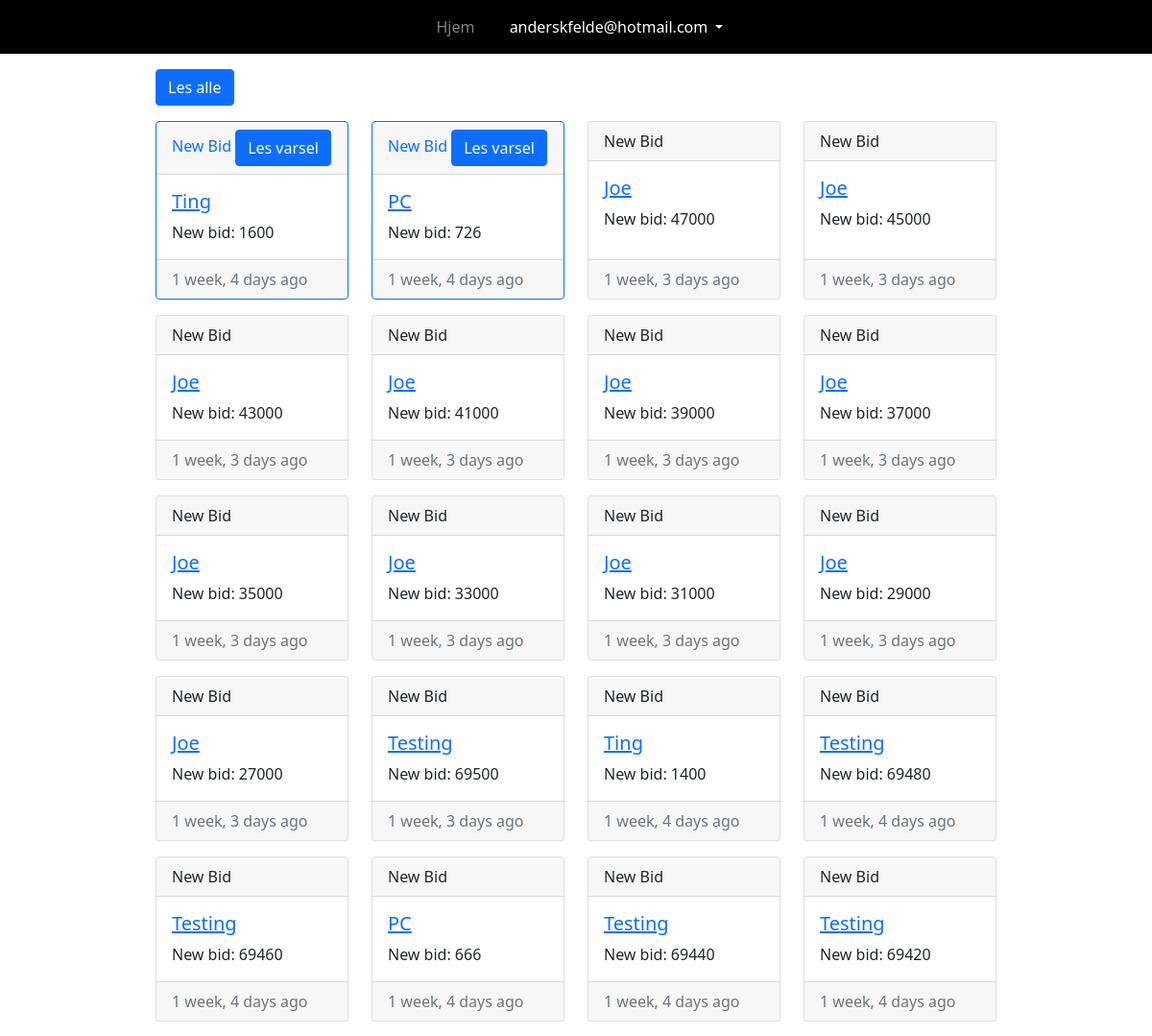
The app's page /inbox (signed in, upper part), older data.
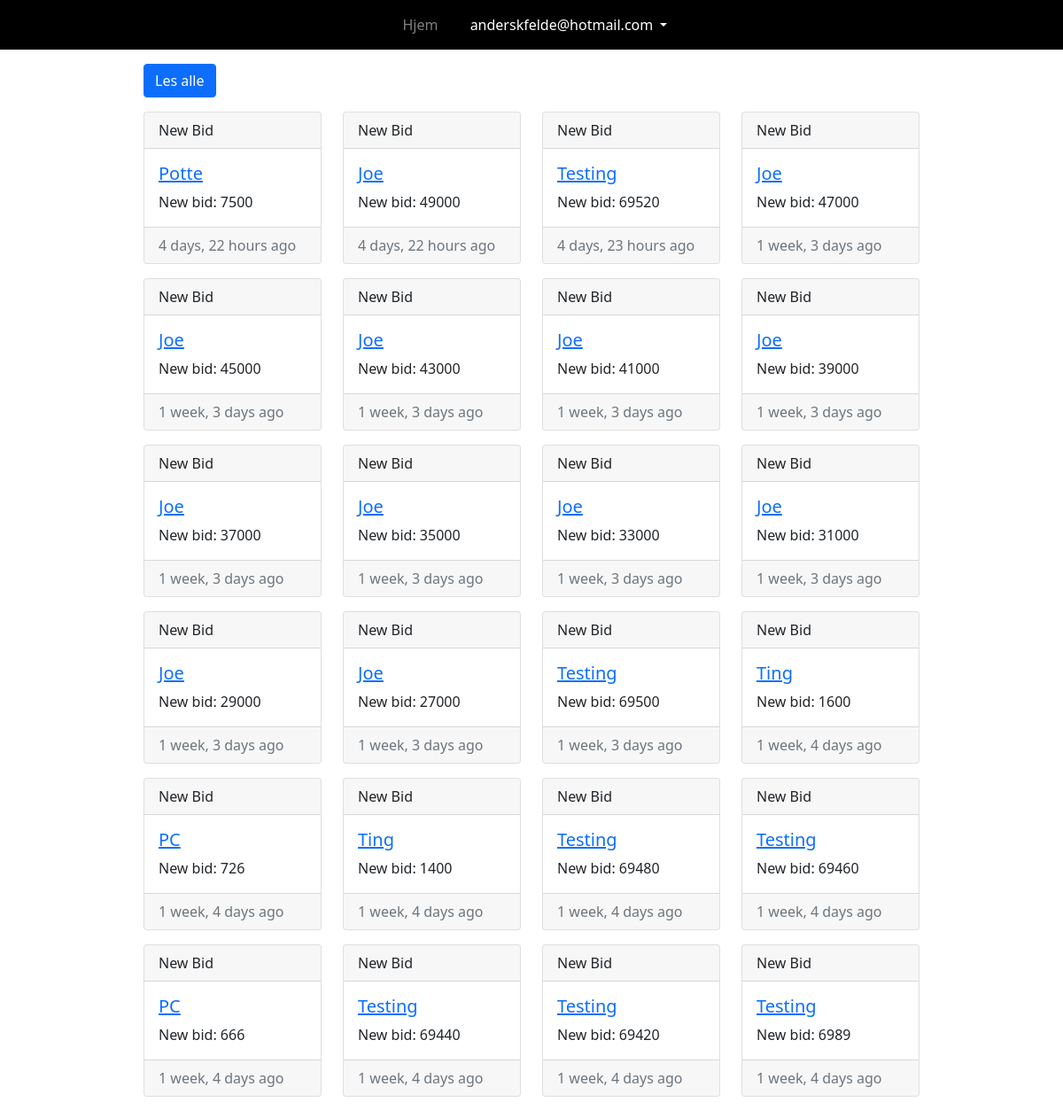
The same page, newer data.
### webpage/submodels/notification.py (models this page shows, shortened)
class Notification(models.Model):
    item = models.ForeignKey(Item, on_delete=models.CASCADE)
    user = models.ForeignKey(User, on_delete=models.CASCADE,
                             default=11)  #Er en dummy user
    bid = models.IntegerField()
    read = models.BooleanField(default=False)
    dato = models.DateTimeField(default=timezone.now)

### webpage/submodels/item.py (models this page shows, shortened)
class Item(models.Model):
    name = models.CharField(max_length=30)
    price = models.IntegerField()
    image = models.ImageField(upload_to="webpage/images/items/")
    dato = models.DateTimeField(default=timezone.now)
    expiration = models.DateTimeField(default=datetime.now() +
                                      timedelta(hours=9))

### webpage/views/inbox.py (the view)
# urls.py: path("inbox", inbox.inbox, name="inbox"),
def inbox(request):
    if not request.user.is_authenticated:
        messages.add_message(request, messages.ERROR,
                             'Du må være logget inn for å se inbox')
        return redirect("/logIn")
    notifications = db.getNotifications(request.user.id)
    return render(request,
                  "webpage/inbox.html",
                  context={"notifications": notifications})

### webpage/modules/database.py (called while the page is built)
    def getNotifications(self, userId):
        return Notification.objects.filter(user__id=userId).order_by(
            "read", "-dato")

### webpage/templates/webpage/inbox.html (shortened to what this page needs)
{% extends 'webpage/includes/base.html' %}
{% load static %}
{% block content %}
<div class="container mb-5 mt-3 w-75">
    {% include "webpage/includes/inboxCards.html" %}
</div>
{% endblock content %}

### webpage/templates/webpage/includes/inboxCards.html
{% load humanize %}
<button id="readAllNotifiBtn" type="button" class="btn btn-primary">Les alle</button>
<div id="notificationCards" class="row justify-content-center row-cols-md-2 row-cols-lg-4 row-cols-sm-1">
    {% for notifi in notifications %}
    <div class="col mt-3">
        <div class="card h-100 clickable notifi-card notifi-{{notifi.item.id}} {% if not notifi.read %}border-primary{% endif %} ">
            <div id="classHeader" class="card-header {% if not notifi.read %}text-primary{% endif %}">
                New Bid
                {% if not notifi.read %}<button type="button" onclick="readNotification({{ notifi.item.id }})" class="btn btn-primary">Les varsel</button>{% endif %}
            </div>
            <div class="card-body ">
                <h5 class="card-title"><a id="item-link" href="/item/{{notifi.item.id}}">{{notifi.item.name}}</a></h5>
                <p class="card-text">New bid: {{notifi.bid}}</p>
            </div>
            <div class="card-footer text-muted">
                {{ notifi.dato|naturaltime }}
            </div>
        </div>
    </div>
    {% endfor %}
</div>

Row changes from the older to the newer data that the page shows:
added Notification: item.name "Potte", bid "7500", dato "4 days, 22 hours ago"
added Notification: item.name "Joe", bid "49000", dato "4 days, 22 hours ago"
added Notification: item.name "Testing", bid "69520", dato "4 days, 23 hours ago"
changed Notification (number 16 of 24 on the later page): no longer shows "Les varsel"; moves down the list
changed Notification (number 17 of 24 on the later page): no longer shows "Les varsel"; moves down the list
now on this page (row unchanged): Notification: item.name "Testing", bid "6989", dato "1 week, 4 days ago"
